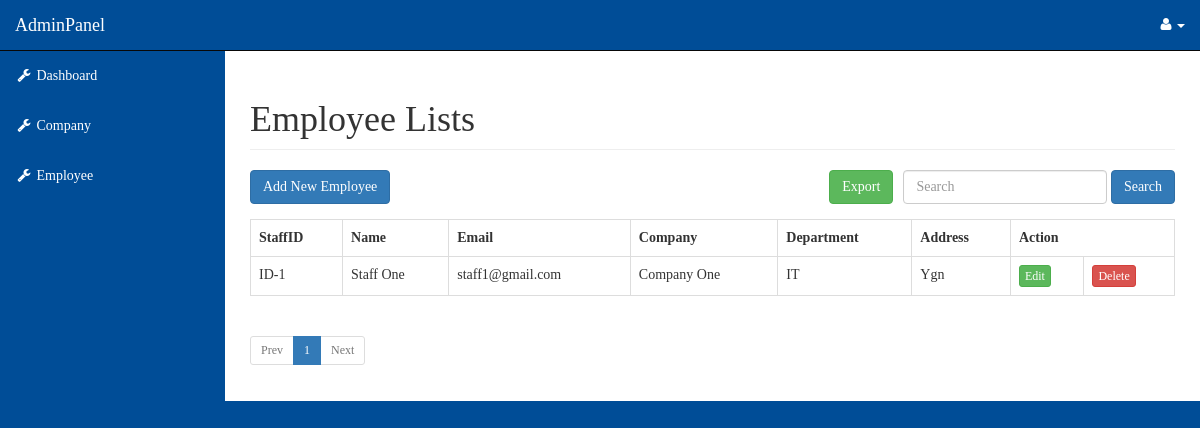
The app's page /admin/employee_list.php with its own data.
### tables this page shows
CREATE TABLE `employee` (
  `id` int(255) NOT NULL,
  `employee_id` varchar(100) NOT NULL,
  `employee_name` varchar(255) NOT NULL,
  `employee_email` varchar(255) NOT NULL,
  `company` varchar(255) NOT NULL,
  `department` varchar(255) NOT NULL,
  `employee_address` varchar(255) NOT NULL,
  `phone_no` int(11) NOT NULL,
  `employee_password` varchar(100) NOT NULL
);

CREATE TABLE `company` (
  `company_id` int(255) NOT NULL,
  `company_name` varchar(255) NOT NULL,
  `company_email` varchar(255) NOT NULL,
  `company_address` varchar(255) NOT NULL
);

### admin/function/common.php (called while the page is built, shortened)
<?php
   class Common{
      function __construct()
      {
         $this->pdo = new PDO(DSN, ROOT, ROOT_PASS);
      }
}
 ?>

### admin/employee_list.php (the view, shortened to what this page needs)
<?php
    include_once "include/admin_header.php";
    include_once "function/delete_employee.php";
    include_once "include/admin_nav.php";
    include_once 'function/pagination.php';
    $commons = new Common;
    $limit      = ( isset( $_GET['limit'] ) ) ? $_GET['limit'] : 3;
    $page       = ( isset( $_GET['page'] ) ) ? $_GET['page'] : 1;
    $links      = ( isset( $_GET['links'] ) ) ? $_GET['links'] : 7;
    $query = "SELECT employee.id,employee.employee_id,employee.employee_name,employee.employee_email,company.company_name,employee.department,employee.employee_address FROM employee INNER JOIN company ON employee.company=company.company_id ORDER BY employee.id DESC";
    $paginator  = new Pagination( $commons->pdo, $query );
    $results    = $paginator->getData( $limit, $page );
?>
        <div id="page-wrapper">
            <div class="container-fluid">
                <div class="row">
                    <div class="col-lg-12">
                        <h1 class="page-header">
                            Employee Lists
                        </h1>
                    </div>
                    <div class="col-md-6 add-new">
                        <a class="btn btn-primary" href="employee_create.php" role="button">Add New Employee</a>
                    </div>
                    <div class="col-md-6">
                        <form class="form-inline search-box">
                            <input class="form-control mr-sm-2" type="search" placeholder="Search" aria-label="Search">
                            <button class="btn btn-primary" type="submit">Search</button>
                        </form>
                        <span class="export-btn"><a href="function/csv_export.php" class="btn btn-success "><i class="dwn"></i> Export</a></span>
                    </div>
                    <div class="col-md-12">
                        <div class="table-responsive">
                            <table class="table table-bordered">
                                <tr>
                                    <th>StaffID</th>
                                    <th>Name</th>
                                    <th>Email</th>
                                    <th>Company</th>
                                    <th>Department</th>
                                    <th>Address</th>
                                    <th colspan="2">Action</th>
                                </tr>
                                <?php for( $i = 0; $i < count( $results->data ); $i++ ) : ?>
                                    <tr>
                                            <td><?php echo $results->data[$i]['employee_id']; ?></td>
                                            <td><?php echo $results->data[$i]['employee_name']; ?></td>
                                            <td><?php echo $results->data[$i]['employee_email']; ?></td>
                                            <td><?php echo $results->data[$i]['company_name']; ?></td>
                                            <td><?php echo $results->data[$i]['department']; ?></td>
                                            <td><?php echo $results->data[$i]['employee_address']; ?></td>
                                            <td><a href="employee_edit.php?edit_id=<?php echo $results->data[$i]['id']; ?>" formaction="" class="btn btn-xs btn-success confirm_edit">Edit</a></td>
                                            <td><a href="employee_list.php?del_id=<?php echo $results->data[$i]['id']; ?>" formaction="" class="btn btn-xs btn-danger confirm_del">Delete</a></td>
                                    </tr>
                                <?php endfor; ?>
                            </table>
                            <?php echo $paginator->createLinks( $links, 'pagination pagination-sm' ); ?>
                        </div>
                    </div>
                </div>
            </div>
        </div>
    <?php include_once "include/admin_footer.php"; ?>

### admin/css/sb-admin.css (style rules this page uses)
body { margin-top: 100px; background-color: #222; }
@media (min-width:768px) { body { margin-top: 50px; } }
#page-wrapper { width: 100%; padding: 0; background-color: #fff; }
@media (min-width:768px) { #page-wrapper { padding: 10px; } }

### admin/css/style.css (style rules this page uses)
th { font-family: Century Gothic; }
.add-new { margin-bottom: 15px; }
.search-box { float: right!important; margin-bottom: 15px!important; }
.export-btn { float: right!important; padding-right: 10px; }

### records on screen
employee: employee "ID-1", employee_name "Staff One", employee_email "staff1@gmail.com", company.company_name "Company One", department "IT", employee_address "Ygn"
